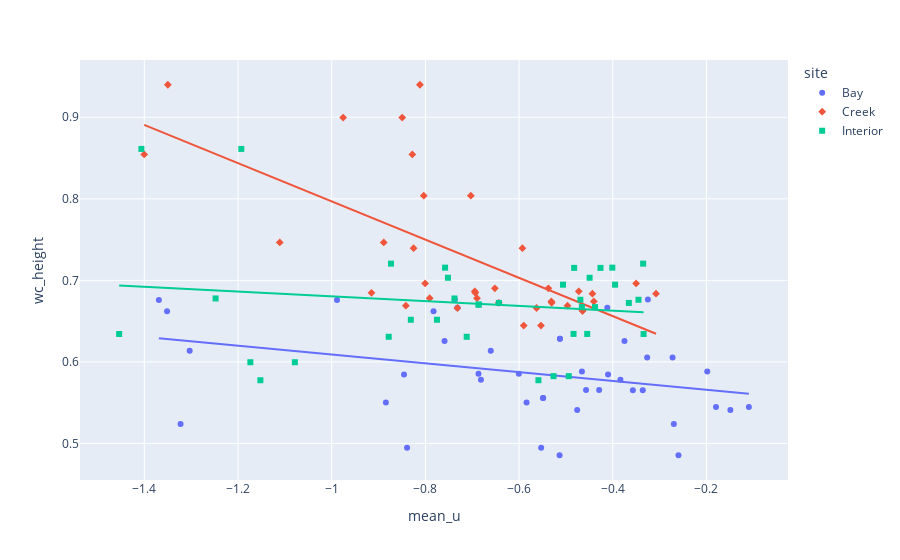

Notebook code for this chart:
### Code cell
fig = px.scatter(df_res, x='mean_u', y='wc_height', trendline='ols', symbol='site', color='site')
fig.show()
